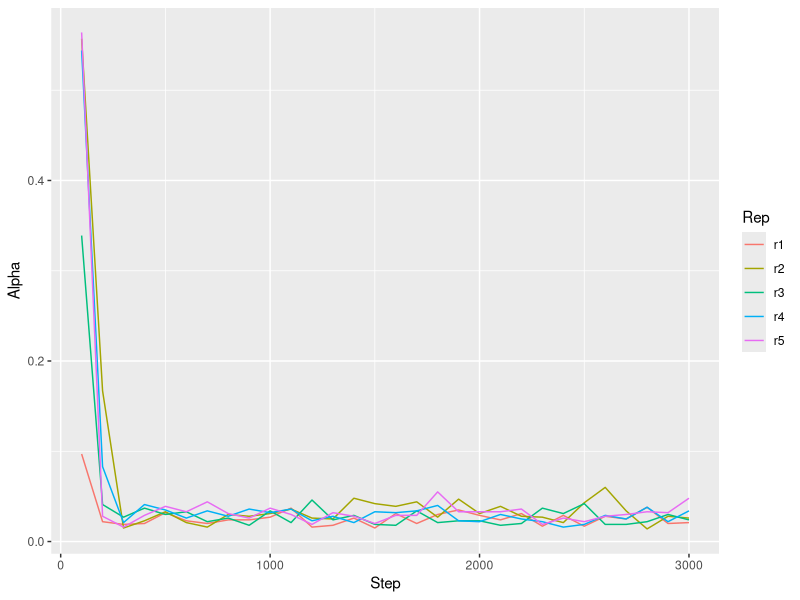
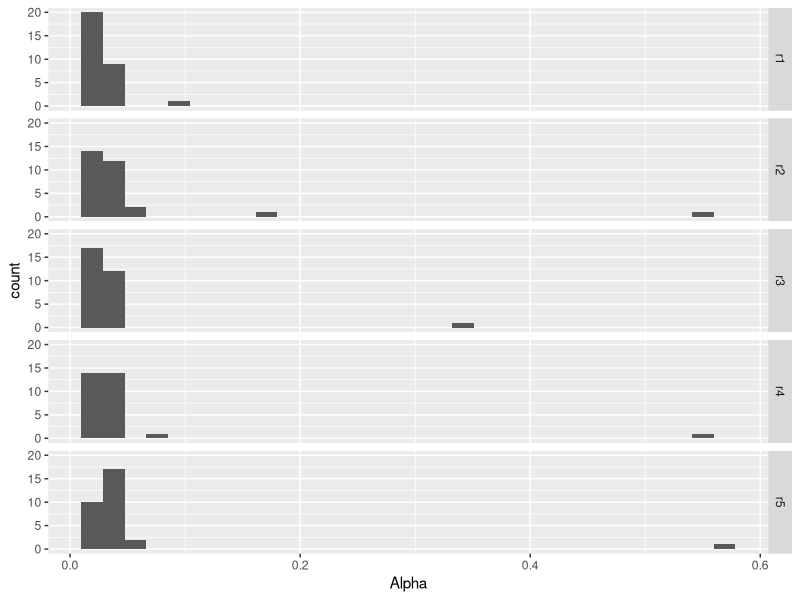
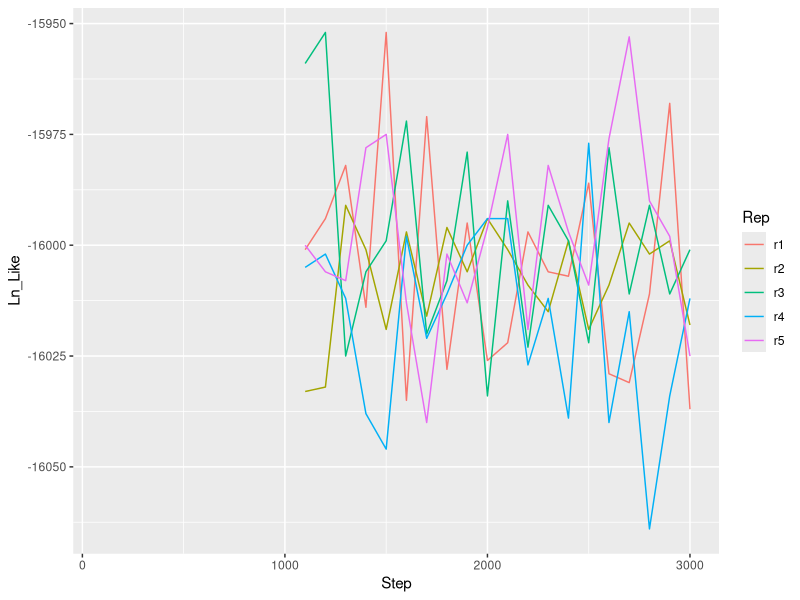
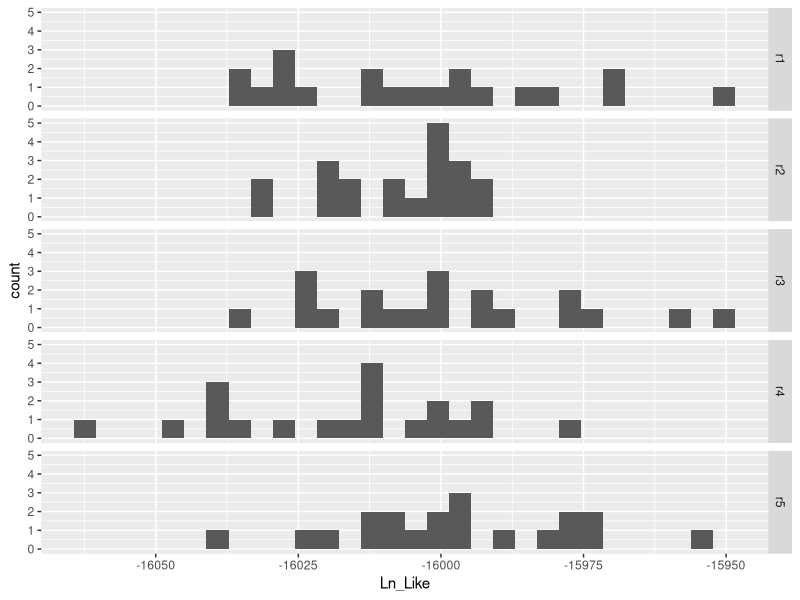
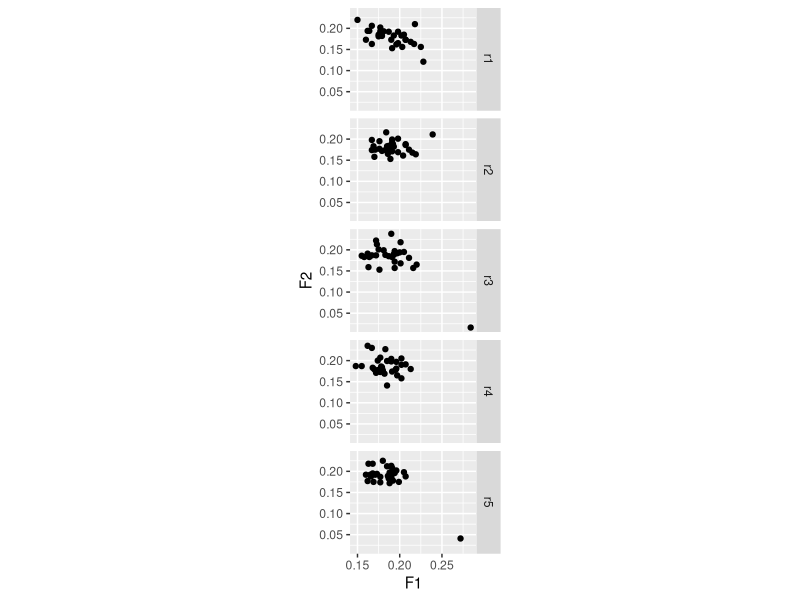
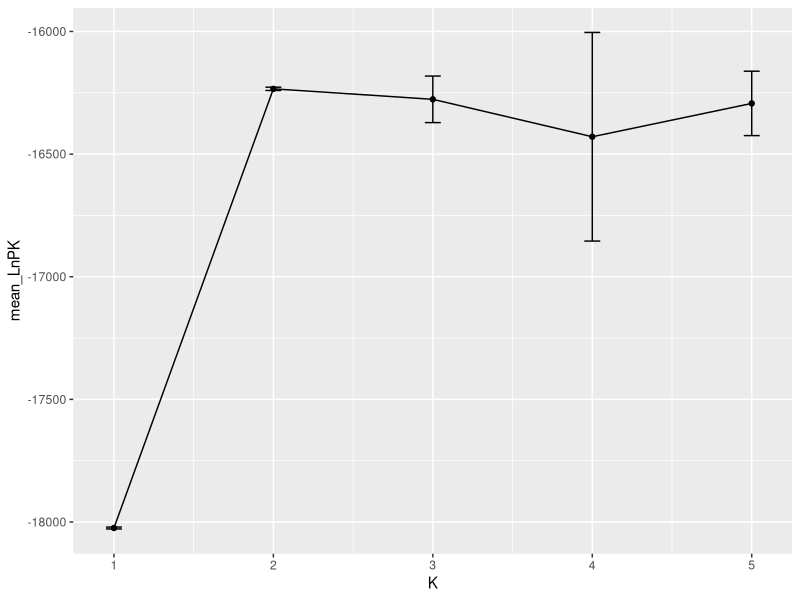
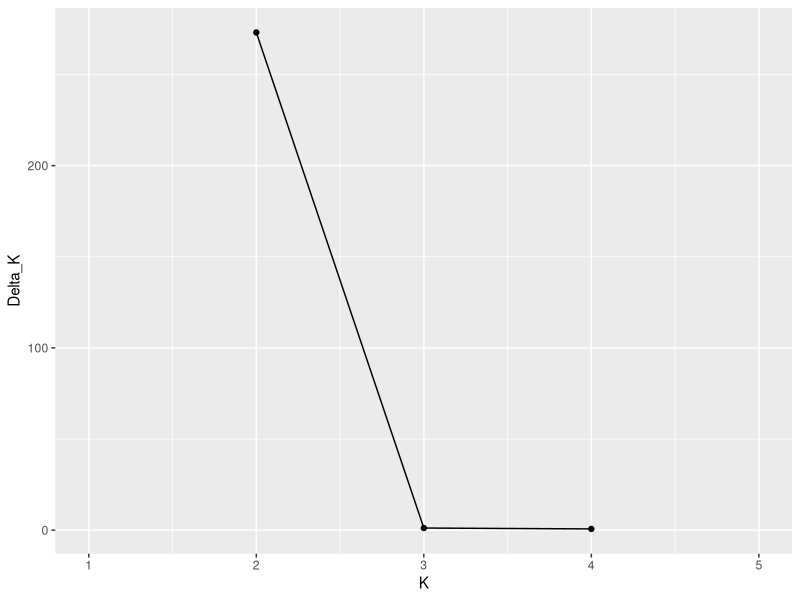

Here is the R script that generated these plots, in order:
#structure run analysis
library(ggplot2)

#first run the parse_struc.py script

#load chain
chain_k2 = read.table("chains_K2_sum.txt",header=T,na.strings='-')

#plot alpha chains across Reps
ggplot(chain_k2,aes(x=Step,y=Alpha,col=Rep))+geom_line()

#check alpha histograms
ggplot(chain_k2,aes(x=Alpha))+geom_histogram()+facet_grid(Rep~.)

#plot LnLike chain
ggplot(chain_k2,aes(x=Step,y=Ln_Like,col=Rep))+geom_line()

#check Ln_Like histograms
ggplot(chain_k2,aes(x=Ln_Like))+geom_histogram()+facet_grid(Rep~.)

#check correlation between F
ggplot(chain_k2,aes(x=F1,y=F2))+geom_point()+coord_fixed(0.5)+facet_grid(Rep~.)

################################################################
# plotting evanno data after applying structureHarvester.py

evanno_res = read.table("../second_session/evanno.txt",header=F,comment.char='#')
names(evanno_res) = c("K","reps","mean_LnPK",	"sd_LnPK",	"Ln1K",	"Ln2K",	"Delta_K")

ggplot(evanno_res, aes(x=K, y=mean_LnPK)) + geom_errorbar(aes(ymin=mean_LnPK-sd_LnPK, ymax=mean_LnPK+sd_LnPK), width=.1) + geom_line() + geom_point()

ggplot(evanno_res, aes(x=K, y=Delta_K)) + geom_line() + geom_point()
